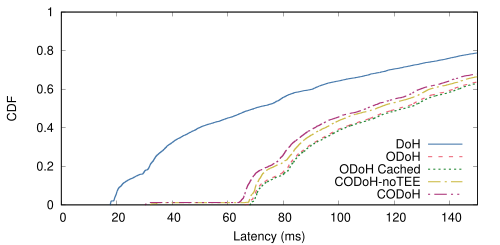

Here is the gnuplot script that generated this plot:
load "../../../style.gpi"
# Override with Tol bright palette
set style line 1 linecolor rgb "#4477AA"
set style line 2 linecolor rgb "#EE6677"
set style line 3 linecolor rgb "#228833"
set style line 4 linecolor rgb "#CCBB44"
set style line 5 linecolor rgb "#AA3377"
set output "cdf_cold.eps"
set xlabel "Latency (ms)"
set ylabel "CDF"
set xrange [0:150]
set yrange [0:1]
set key bottom right

plot "doh_cold.cdf" using 1:2 with lines ls 1 dt 1 lw 3 title "DoH", \
     "odoh_cold.cdf" using 1:2 with lines ls 2 dt 2 lw 3 title "ODoH", \
     "codoh-base_cold.cdf" using 1:2 with lines ls 3 dt 3 lw 3 title "ODoH Cached", \
     "codoh-nosgx_cold.cdf" using 1:2 with lines ls 4 dt 4 lw 3 title "CODoH-noTEE", \
     "codoh-full_cold.cdf" using 1:2 with lines ls 5 dt 5 lw 3 title "CODoH"
